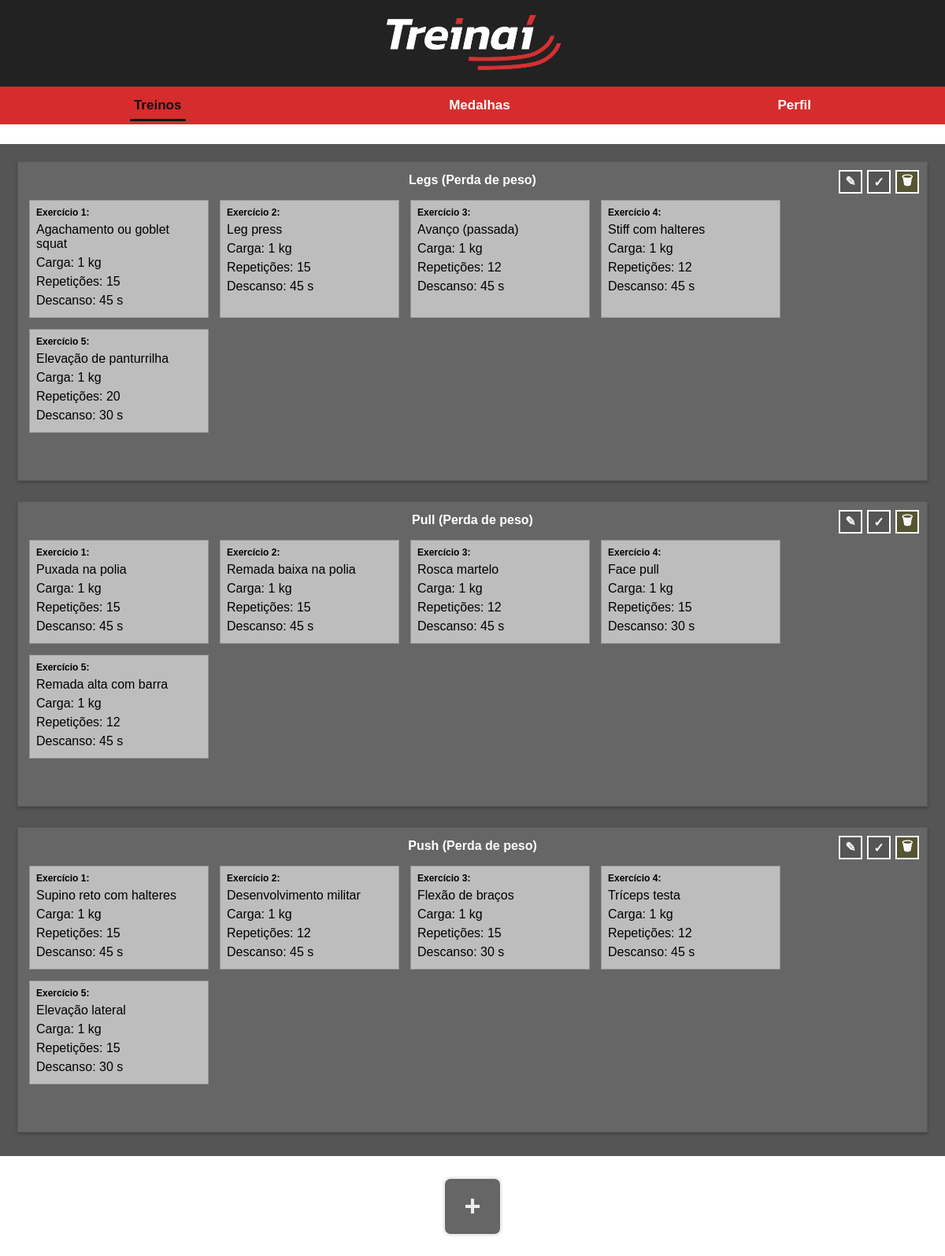
The page /treinos/ (signed in) on the database as committed earlier.
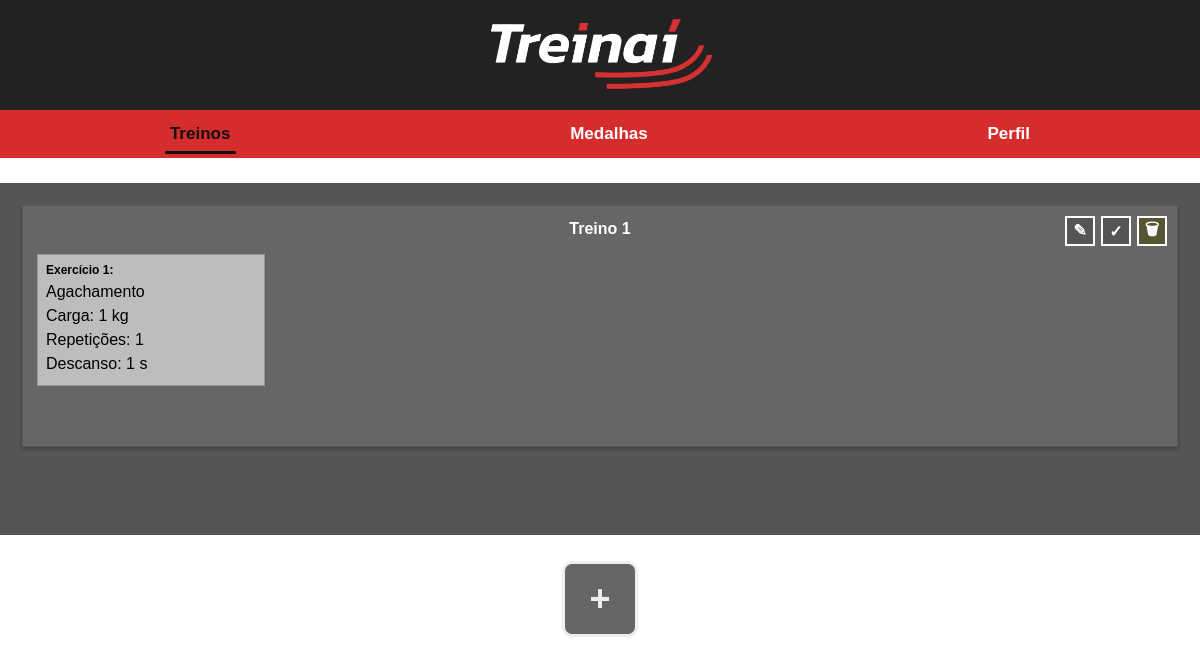
The same page on the database as committed later.
### treinos/models.py (models this page shows, shortened)
class Treino(models.Model):
    usuario = models.ForeignKey(settings.AUTH_USER_MODEL, on_delete=models.CASCADE)
    nome = models.CharField(max_length=100)

class TreinoExercicio(models.Model):
    treino = models.ForeignKey(Treino, on_delete=models.CASCADE, related_name="itens")
    exercicio = models.ForeignKey(Exercicio, on_delete=models.CASCADE)
    carga = models.IntegerField()
    repeticoes = models.IntegerField()
    descanso = models.IntegerField()

class Exercicio(models.Model):
    nome = models.CharField(max_length=100)
    gasto_kcal_por_hora = models.FloatField(null=True, blank=True, help_text="Gasto calórico médio por hora")

### treinos/views.py (the view)
# urls.py: path("", listar_treinos_view, name="treinos"),
@login_required
def listar_treinos_view(request):
    from django.utils import timezone
    from django.db.models import Prefetch
    hoje = timezone.localdate()
    treinos = (
        Treino.objects.filter(usuario=request.user)
        .prefetch_related(
            Prefetch(
                "itens",
                queryset=TreinoExercicio.objects.select_related("exercicio"),
            )
        )
        .order_by("nome")
    )
    feitos_ids = set(
        Atividade.objects.filter(
            usuario=request.user, data__date=hoje
        ).values_list("treino_id", flat=True)
    )
    exercicios = Exercicio.objects.all().order_by("nome")
    notificacao = request.session.pop('ultima_notificacao', None)
    return render(
        request,
        "treinos/listar_treinos.html",
        {"treinos": treinos, "treinos_feitos_hoje": feitos_ids, "data_hoje": hoje, "exercicios": exercicios, "notificacao": notificacao},
    )

### templates/treinos/listar_treinos.html (shortened to what this page needs)
{% extends "base.html" %}
{% load static %}
{% block content %}
<div class="treinos-board-wrapper">
    {% if treinos %}
    <div class="treinos-board" id="treinosBoard" data-exercicios-url="{% url 'criar_treino' %}">
                {% for treino in treinos %}
                    <div class="treino-card {% if treino.id in treinos_feitos_hoje %}done{% endif %}" data-treino-id="{{ treino.id }}">
                        <h4 class="treino-title" data-edit-inline="1">{{ treino.nome }}</h4>
                        <div class="exercise-wrapper">
                            {% if treino.itens.all %}
                                {% for item in treino.itens.all %}
                                <div class="exercise-form readonly" data-exercicio-id="{{ item.exercicio.id }}" data-carga="{{ item.carga }}" data-repeticoes="{{ item.repeticoes }}" data-descanso="{{ item.descanso }}">
                                    <div style="font-size:12px; font-weight:600;">Exercício {{ forloop.counter }}:</div>
                                    <div>{{ item.exercicio.nome }}</div>
                                    <div>Carga: {{ item.carga }} kg</div>
                                    <div>Repetições: {{ item.repeticoes }}</div>
                                    <div>Descanso: {{ item.descanso }} s</div>
                                </div>
                                {% endfor %}
                            {% else %}
                                <div class="placeholder-msg">Sem exercícios ainda.</div>
                            {% endif %}
                        </div>
                        <div class="treino-actions">
                            <button type="button" class="edit-box" data-inline-edit title="Editar treino">✎</button>
                            <form method="post" action="{% url 'concluir_treino' treino.id %}" class="inline-form">
                                <button type="submit" class="finish-box {% if treino.id in treinos_feitos_hoje %}done{% endif %}" title="Marcar como concluído">✓</button>
                            </form>
                            <form method="post" action="{% url 'excluir_treino' treino.id %}" class="inline-form" onsubmit="return confirm('Tem certeza que deseja excluir este treino?');">
                                <button type="submit" class="delete-box" title="Excluir treino">🗑</button>
                            </form>
                        </div>
                    </div>
                {% endfor %}
    </div>
        <div class="new-treino-bar">
            <div class="new-treino-btn" id="btnNovoTreinoInline" data-new-inline title="Criar novo treino">+</div>
        </div>
    {% else %}
    <div class="empty-board">
        <div class="add-first" onclick="window.location.href='{% url 'criar_treino' %}'" title="Criar primeiro treino">+</div>
    </div>
    {% endif %}
</div>
{% endblock %}

Rows that differ between the two databases and show on the page:
removed Treino: nome "Legs (Perda de peso)"
removed TreinoExercicio: exercicio.nome "Agachamento ou goblet squat", carga "1", repeticoes "15", descanso "45", shown under "Legs (Perda de peso)"
removed TreinoExercicio: exercicio.nome "Leg press", carga "1", repeticoes "15", descanso "45", shown under "Legs (Perda de peso)"
removed TreinoExercicio: exercicio.nome "Avanço (passada)", carga "1", repeticoes "12", descanso "45", shown under "Legs (Perda de peso)"
removed TreinoExercicio: exercicio.nome "Stiff com halteres", carga "1", repeticoes "12", descanso "45", shown under "Legs (Perda de peso)"
removed TreinoExercicio: exercicio.nome "Elevação de panturrilha", carga "1", repeticoes "20", descanso "30", shown under "Legs (Perda de peso)"
removed Treino: nome "Pull (Perda de peso)"
removed TreinoExercicio: exercicio.nome "Puxada na polia", carga "1", repeticoes "15", descanso "45", shown under "Pull (Perda de peso)"
removed TreinoExercicio: exercicio.nome "Remada baixa na polia", carga "1", repeticoes "15", descanso "45", shown under "Pull (Perda de peso)"
removed TreinoExercicio: exercicio.nome "Rosca martelo", carga "1", repeticoes "12", descanso "45", shown under "Pull (Perda de peso)"
removed TreinoExercicio: exercicio.nome "Face pull", carga "1", repeticoes "15", descanso "30", shown under "Pull (Perda de peso)"
removed TreinoExercicio: exercicio.nome "Remada alta com barra", carga "1", repeticoes "12", descanso "45", shown under "Pull (Perda de peso)"
removed Treino: nome "Push (Perda de peso)"
removed TreinoExercicio: exercicio.nome "Supino reto com halteres", carga "1", repeticoes "15", descanso "45", shown under "Push (Perda de peso)"
removed TreinoExercicio: exercicio.nome "Desenvolvimento militar", carga "1", repeticoes "12", descanso "45", shown under "Push (Perda de peso)"
removed TreinoExercicio: exercicio.nome "Flexão de braços", carga "1", repeticoes "15", descanso "30", shown under "Push (Perda de peso)"
removed TreinoExercicio: exercicio.nome "Tríceps testa", carga "1", repeticoes "12", descanso "45", shown under "Push (Perda de peso)"
removed TreinoExercicio: exercicio.nome "Elevação lateral", carga "1", repeticoes "15", descanso "30", shown under "Push (Perda de peso)"
added Treino: nome "Treino 1"
added TreinoExercicio: exercicio.nome "Agachamento", carga "1", repeticoes "1", descanso "1", shown under "Treino 1"
